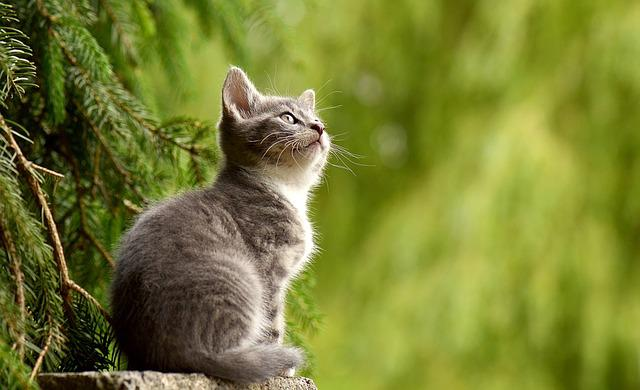
#> input picture 06_CV_영상처리실습자료/cv_images/img.jpg, 640 x 390 px
$ jupyter execute --allow-errors '42_샤프닝-커널기반필터.ipynb'
#> lines starting #> are read from the running program, lines starting #| are printed output that depends on the picture
## 샤프닝(sharpening)
- 영상을 날카롭게 만드는 처리
- 영상을 선명하게 할 때 사용
- 중심 화소값과 인접 화소값의 차이를 더 크게 만듬

- cv2.filter2D : OpenCV 라이브러리에서 제공하는 함수로, 사용자가 정의한 커널(또는 필터)를 이미지에 적용하여 2차원 필터링을 수행하는 기능을 제공
- `dst = cv2.filter2D(src, ddepth, kernel, anchor, delta, borderType)`
    - src: 입력 이미지입니다. 보통 numpy 배열로 표현됩니다.
    - ddepth: 결과 이미지의 깊이(비트 단위)입니다. -1로 지정하면 입력 이미지와 동일한 깊이를 사용합니다.
    - kernel: 필터링에 사용될 커널입니다. numpy 배열로 정의되며, 일반적으로 부동소수점 값으로 구성됩니다.
    - anchor: 선택적으로 커널의 중심을 지정하는 점입니다. 기본값은 (-1, -1)로, 커널의 중심을 사용합니다.
    - delta: 필터링된 픽셀에 추가적으로 더해질 값. 기본값은 0입니다.
    - borderType: 이미지 가장자리 픽셀을 확장하는 방식을 결정합니다. 예를 들어, cv2.BORDER_CONSTANT, cv2.BORDER_REFLECT, cv2.- BORDER_WRAP 등이 있습니다.

[cell 1]
import cv2
import numpy as np
import matplotlib.pyplot as plt

# 원본 이미지 로드
src = cv2.imread('../cv_images/img.jpg')
#> src is the input picture: shape (390, 640, 3); mean B, G, R 50.4, 126.1, 119.4

# 사용자 정의 커널 생성 (예: 평균 필터)
kernel = np.ones((5, 5), np.float32) / 25

# filter2D 함수를 사용하여 이미지 필터링
dst = ...  # 코드 입력


# 결과 이미지 출력
# cv2.imshow('Filtered Image', dst)
# cv2.waitKey(0)
# cv2.destroyAllWindows()

# 원본 이미지와 샤프닝 이미지 출력
plt.figure(figsize=(10, 5))
plt.subplot(1, 2, 1)
plt.title('Original Image')
plt.imshow(cv2.cvtColor(src, cv2.COLOR_BGR2RGB))
plt.axis('off')

plt.subplot(1, 2, 2)
plt.title('Sharpened Image')
#> (the rest of this cell did not finish here and is left out)

[cell 2]
import cv2
import numpy as np
import matplotlib.pyplot as plt

src = cv2.imread('../cv_images/img.jpg')

# cv2.imshow('src', src)

mask = np.asarray([[-1,-1,-1],
                   [-1,9,-1],
                   [-1,-1,-1]], dtype = np.float32)

dst = cv2.filter2D(src,-1, mask)
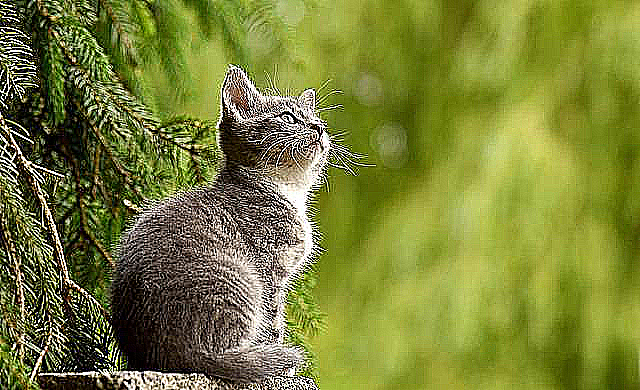
#> dst: shape (390, 640, 3); mean B, G, R 56.5, 128.1, 120.9
# cv2.imshow('dst', sharpening_img)

# cv2.waitKey(0)
# cv2.destroyAllWindows()

# 원본 이미지와 샤프닝 이미지 출력
plt.figure(figsize=(10, 5))
plt.subplot(1, 2, 1)
plt.title('Original Image')
plt.imshow(cv2.cvtColor(src, cv2.COLOR_BGR2RGB))
plt.axis('off')

plt.subplot(1, 2, 2)
plt.title('Sharpened Image')
plt.imshow(cv2.cvtColor(dst, cv2.COLOR_BGR2RGB))
plt.axis('off')
plt.show()
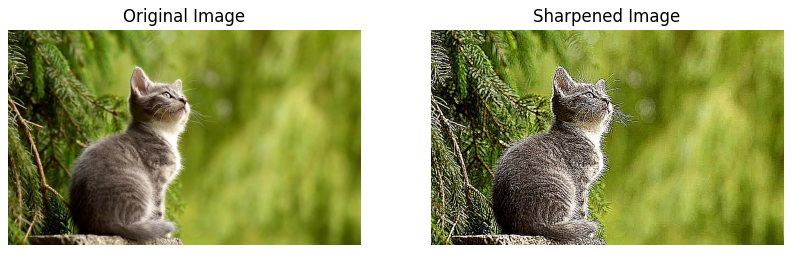
#> figure drawn by matplotlib, 2 panels
